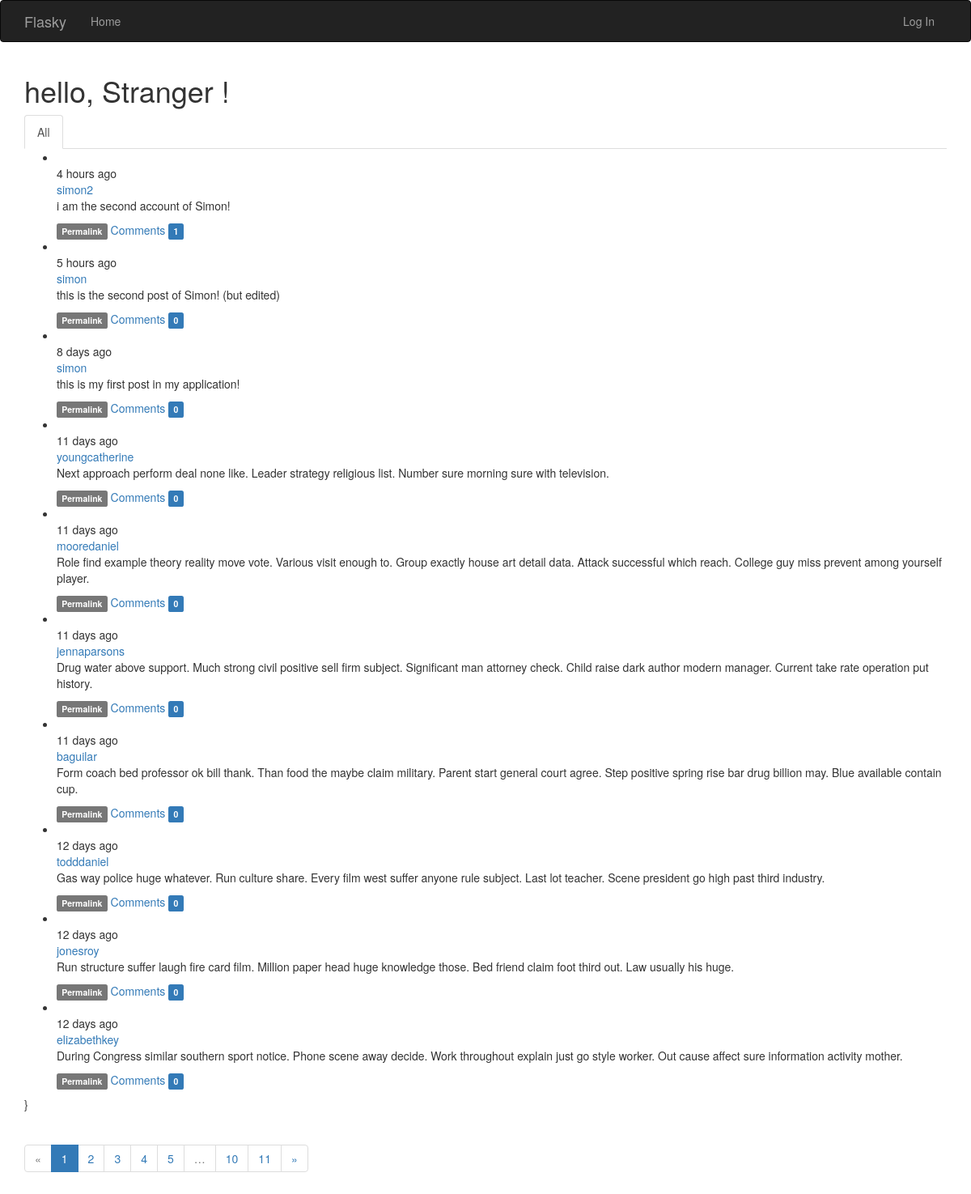
The page / on the database its author committed.
### app/models.py (models this page shows, shortened)
class Post(db.Model):
    __tablename__ = 'post'
    id = db.Column(db.Integer, primary_key=True)
    body = db.Column(db.Text)
    body_html = db.Column(db.Text)
    timestamp = db.Column(db.DateTime, index=True, default=datetime.utcnow)
    author_id = db.Column(db.Integer, db.ForeignKey('users.id'))
    comments = db.relationship('Comment', backref='post', lazy='dynamic')

class User(UserMixin, db.Model):
    __tablename__ = 'users'
    id = db.Column(db.Integer, primary_key=True)
    email = db.Column(db.String(64), unique=True, index=True)
    password_hash = db.Column(db.String(128))
    username = db.Column(db.String(64), unique=True, index=True)
    role_id = db.Column(db.Integer, db.ForeignKey('roles.id'))
    confirmed = db.Column(db.Boolean, default=False)
    name = db.Column(db.String(64))
    location = db.Column(db.String(64))
    about_me = db.Column(db.Text())
    member_since = db.Column(db.DateTime(), default=datetime.utcnow)
    last_seen = db.Column(db.DateTime(), default=datetime.utcnow)
    posts = db.relationship('Post', backref='author', lazy='dynamic')
    followed = db.relationship('Follow', foreign_keys=[Follow.follower_id],
                               backref=db.backref('follower', lazy='joined'),
                               lazy='dynamic', cascade='all, delete-orphan')
    followers = db.relationship('Follow', foreign_keys=[Follow.followed_id],
                                backref=db.backref('followed', lazy='joined'),
                                lazy='dynamic', cascade='all, delete-orphan')
    comments = db.relationship('Comment', backref='author', lazy='dynamic')
    @property
    def password(self):
        raise AttributeError('Password is not a readable attribute!')

### app/main/views.py (the view)
@main.route('/', methods=['GET', 'POST'])
def index():
    form = PostForm()
    if current_user.can(Permission.WRITE) and form.validate_on_submit():
        post = Post(body=form.body.data, author=current_user._get_current_object())
        db.session.add(post)
        db.session.commit()
        return redirect(url_for('.index'))
    page = request.args.get('page', 1, type=int)
    show_followed = False
    if current_user.is_authenticated:
        show_followed = bool(request.cookies.get('show_followed', ''))
    if show_followed:
        query = current_user.followed_posts
    else:
        query = Post.query
    pagination = query.order_by(Post.timestamp.desc()).paginate(
        page, per_page=current_app.config['FLASK_POSTS_PER_PAGE'], error_out=False)
    posts = pagination.items
    return render_template('index.html', form=form, posts=posts, show_followed=show_followed, pagination=pagination)

### app/auth/views.py (called while the page is built)
@auth.before_app_request
def before_request():
    if current_user.is_authenticated:
        current_user.ping()
        if not current_user.confirmed \
                and request.blueprint != 'auth' \
                and request.endpoint != 'static':
            return redirect(url_for('auth.unconfirmed'))

### app/main/__init__.py (called while the page is built)
@main.app_context_processor
def inject_permission():
    return dict(Permission=Permission)

### app/models.py (called while the page is built)
    def can(self, permission):
        return False

    def is_administrator(self):
        return False

### app/templates/index.html (shortened to what this page needs)
{% extends 'base.html' %}
{% import 'bootstrap/wtf.html' as wtf %}
{% import '_macro.html' as macro %}
{% block navbar %}
{{ super() }}
{% endblock %}
{% block page_content %}
<div>
    <h1>hello,
        {% if current_user.is_authenticated %}
        {{ current_user.username }}
        {% else %}
        Stranger
        {% endif %}!
    </h1>
</div>
<div class="post-tabs">
    <ul class="nav nav-tabs">
        <li{% if not show_followed %} class="active"{% endif %}><a href="{{ url_for('.show_all') }}">All</a></li>
    </ul>
    {% include '_posts.html' %}}
</div>
<div class="pagination">
        {{ macro.pagination_widget(pagination, '.index') }}
    </div>
{% endblock %}

### app/templates/_posts.html (shortened to what this page needs)
<ul class="posts">
    {% for post in posts %}
    <li class="post">
        <div class="profile-thumbnail">
        </div>
        <div class="post-date">{{ moment(post.timestamp).fromNow() }}</div>
        <div class="post-author">
            <a href="{{ url_for('.user', username=post.author.username) }}">
                {{ post.author.username }}
            </a>
        </div>
        <div class="post-content">
            <div class="post-body">
            {% if post.body_html %}
                {{ post.body_html | safe }}
            {% else %}
                {{ post.body }}
            {% endif %}
            </div>
            <div class="post-footer">
                <a href="{{ url_for('.post', id=post.id) }}"><span class="label label-default">Permalink</span></a>
                <a href="{{ url_for('.post', id=post.id) }}#comments">Comments
                    <span class="label label-primary">{{ post.comments.count() }}</span>
                </a>
            </div>
        </div>
    </li>
    {% endfor %}
</ul>

### rows shown on the page
Post: timestamp "4 hours ago", author.username "simon2", body_html "i am the second account of Simon!", comments.count "1"
Post: timestamp "5 hours ago", author.username "simon", body_html "this is the second post of Simon! (but edited)", comments.count "0"
Post: timestamp "8 days ago", author.username "simon", body_html "this is my first post in my application!", comments.count "0"
Post: timestamp "11 days ago", author.username "youngcatherine", body_html "Next approach perform deal none like. Leader strategy religious list. Number sure morning sure with television.", comments.count "0"
Post: timestamp "11 days ago", author.username "mooredaniel", body_html "Role find example theory reality move vote. Various visit enough to. Group exactly house art detail data. Attack successful which reach. College guy miss prevent among yourself player.", comments.count "0"
Post: timestamp "11 days ago", author.username "jennaparsons", body_html "Drug water above support. Much strong civil positive sell firm subject. Significant man attorney check. Child raise dark author modern manager. Current take rate operation put history.", comments.count "0"
Post: timestamp "11 days ago", author.username "baguilar", body_html "Form coach bed professor ok bill thank. Than food the maybe claim military. Parent start general court agree. Step positive spring rise bar drug billion may. Blue available contain cup.", comments.count "0"
Post: timestamp "12 days ago", author.username "todddaniel", body_html "Gas way police huge whatever. Run culture share. Every film west suffer anyone rule subject. Last lot teacher. Scene president go high past third industry.", comments.count "0"
Post: timestamp "12 days ago", author.username "jonesroy", body_html "Run structure suffer laugh fire card film. Million paper head huge knowledge those. Bed friend claim foot third out. Law usually his huge.", comments.count "0"
Post: timestamp "12 days ago", author.username "elizabethkey", body_html "During Congress similar southern sport notice. Phone scene away decide. Work throughout explain just go style worker. Out cause affect sure information activity mother.", comments.count "0"

### other values the page prints
{{ p }} "1"
{{ p }} "2" "3" "4" "5" "10" "11"
